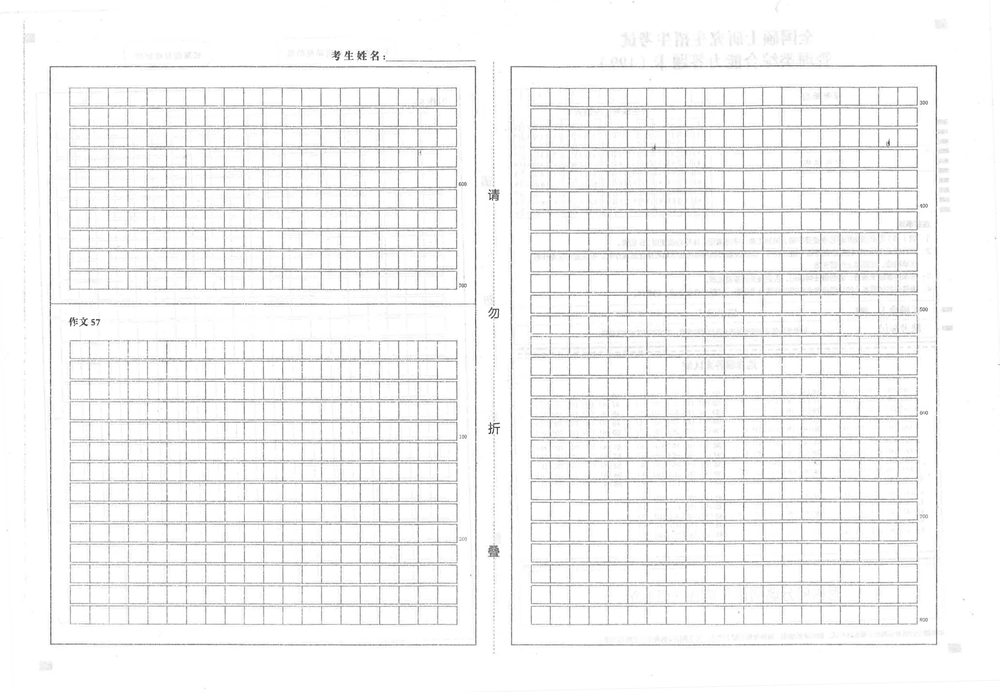
#> input picture templates/guanzong199/back.png, 1000 x 692 px, shrunk from 4606 x 3189 before the run
$ python back_align.py ../../templates/guanzong199/back.png ../../templates/guanzong199/front.png
#> lines starting #> are read from the running program, lines starting #| are printed output that depends on the picture; after the words box and inside, x2 and y2 are one past the last pixel; in counts of white or black regions, pixels touching at a corner belong together
#> in main, gray is the input picture: shape (692, 1000); min 54, max 255, mean 243.7
"""可行性验证：无定位块的背面，用大外框定位 + 纠偏。

步骤：
1. 二值化 → 找面积最大的若干个四边形轮廓（作文大外框）→ 取角点
2. 用真实背面图纠偏后作为“模板”
3. 对模板施加随机旋转/平移/缩放（模拟进纸歪斜），再用同样方法找外框，
   求单应矩阵对齐回模板，统计对齐误差（mm）
用法: python back_align.py <背面图.png> <输出目录>
"""
import sys
from pathlib import Path

import cv2
import numpy as np

DPI = 200
MM = DPI / 25.4


def find_frames(gray, k=2):
    """返回面积最大的 k 个四边形外框，每个为 4x2 角点（按 左上、右上、右下、左下 排序），整体按 x 排序。"""
#> called with k = 2
    blur = cv2.GaussianBlur(gray, (3, 3), 0)
    bw = cv2.adaptiveThreshold(blur, 255, cv2.ADAPTIVE_THRESH_MEAN_C, cv2.THRESH_BINARY_INV, 51, 15)
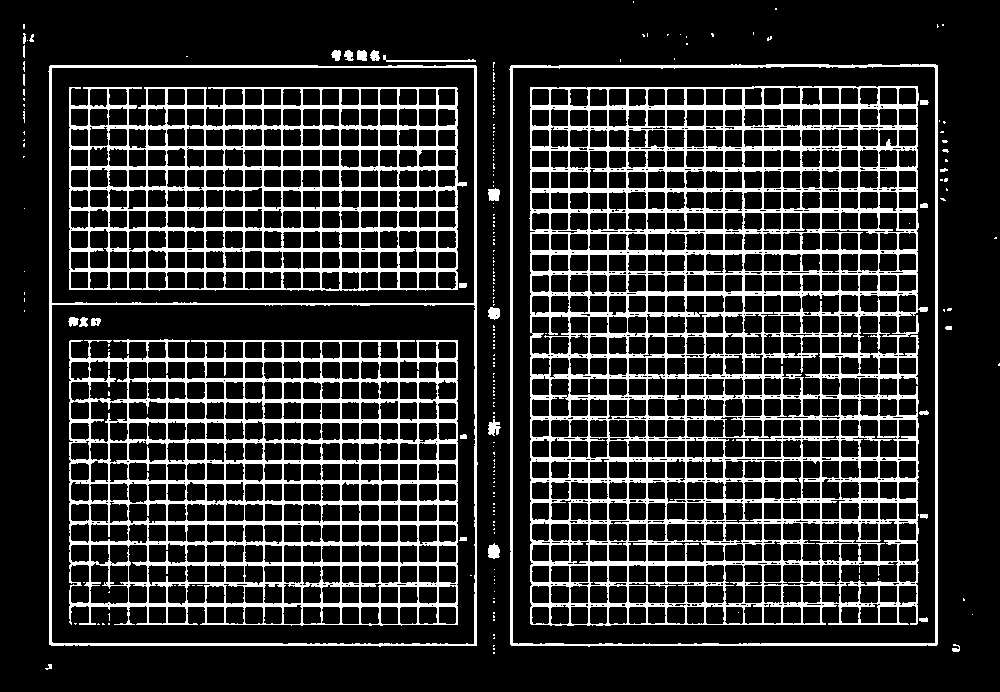
#> bw: shape (692, 1000); 18.2% white; 223 white regions (190 under 20 px), largest, box (x1, y1, x2, y2) and area: (529, 86, 928, 626) 58645, (69, 339, 458, 626) 30020, (69, 87, 467, 291) 22527
    # 闭运算接上虚断的细线
    bw = cv2.morphologyEx(bw, cv2.MORPH_CLOSE, np.ones((3, 3), np.uint8))
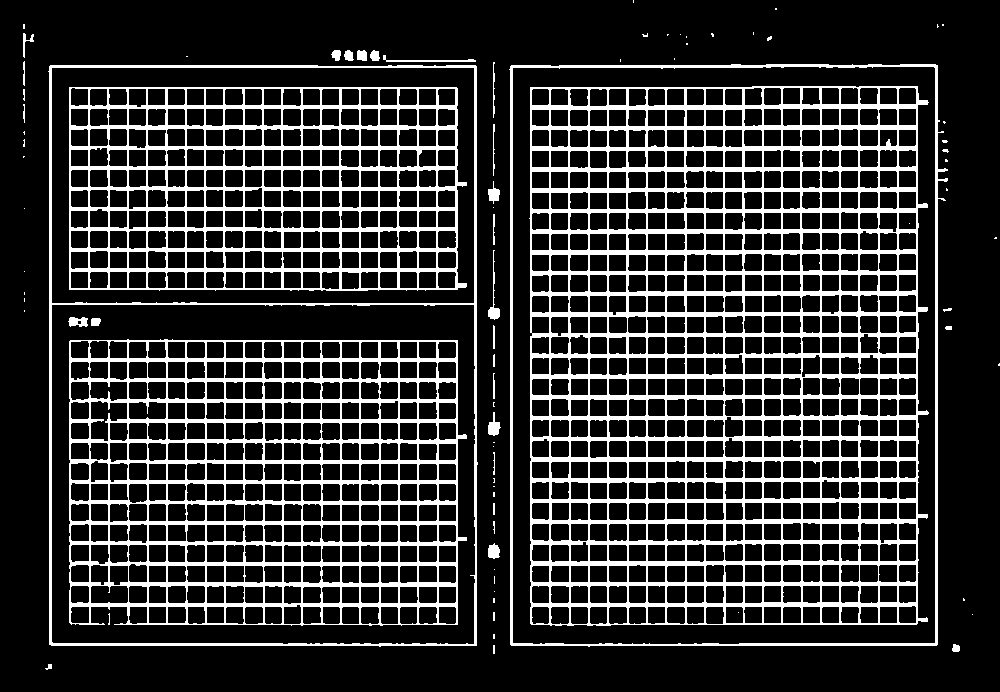
#> bw: shape (692, 1000); 19.2% white; 83 white regions (51 under 20 px)
    contours, _ = cv2.findContours(bw, cv2.RETR_LIST, cv2.CHAIN_APPROX_SIMPLE)
#> contours = 1080 contours, 63 with area under 20; largest, box (x1, y1, x2, y2) and area: (509, 64, 948, 647) 247827, (48, 65, 478, 647) 247568, (512, 66, 936, 645) 243913, (529, 86, 929, 626) 208268, (51, 304, 476, 645) 143510
    h, w = gray.shape
#> h = 692; w = 1000
    quads = []
    for c in contours:
        area = cv2.contourArea(c)
        if area < 0.08 * w * h:  # 外框至少占全页 8%
            continue
        approx = cv2.approxPolyDP(c, 0.01 * cv2.arcLength(c, True), True)
        if len(approx) != 4:
            continue
        quads.append((area, order(approx.reshape(4, 2).astype(np.float32))))
#> this loop made 1080 passes
#> area on passes 3, 9, 10: 40.5, 304, 307.5
#> after the loop, quads = 7 items
    # 同一个框会有内外两条轮廓，按中心去重保留外侧
    quads.sort(key=lambda t: -t[0])
    picked = []
    for area, q in quads:
        cen = q.mean(0)
        if all(np.linalg.norm(cen - p.mean(0)) > 50 * MM for p in picked):
            picked.append(q)
        if len(picked) == k:
            break
#> this loop made 2 passes
#> (area, q, cen) on passes 1 to 2: (247827, [[510, 66], [937, 65], [937, 644], [511, 645]], [723.8, 355]), (247567.5, [[50, 65], [476, 66], [476, 645], [49, 644]], [262.8, 355])
#> after the loop, picked = [[[510, 66], [937, 65], [937, 644], [511, 645]], [[50, 65], [476, 66], [476, 645], [49, 644]]]
    return sorted(picked, key=lambda q: q[:, 0].min())


def order(pts):
    s, d = pts.sum(1), np.diff(pts, axis=1).ravel()
    return np.array([pts[s.argmin()], pts[d.argmin()], pts[s.argmax()], pts[d.argmax()]], np.float32)


def skew_deg(q):
    (x0, y0), (x1, y1) = q[0], q[1]
    return np.degrees(np.arctan2(y1 - y0, x1 - x0))


def main(src, out):
    out = Path(out)
    out.mkdir(parents=True, exist_ok=True)
    gray = cv2.imread(src, cv2.IMREAD_GRAYSCALE)
    frames = find_frames(gray)
#> frames = [[[50, 65], [476, 66], [476, 645], [49, 644]], [[510, 66], [937, 65], [937, 644], [511, 645]]]
    print(f"原始背面：找到外框 {len(frames)} 个，倾斜角 " + ", ".join(f"{skew_deg(q):+.2f}°" for q in frames))
#| 原始背面：找到外框 2 个，倾斜角 +0.13°, -0.13°

    # 1) 纠偏得到模板：用两个外框 8 个角点拟合“轴对齐”的目标位置
    src_pts = np.vstack(frames)
#> src_pts = [[50, 65], [476, 66], [476, 645], [49, 644], [510, 66], [937, 65], [937, 644], [511, 645]]
    ang = np.mean([skew_deg(q) for q in frames])
#> ang = 0.000157
    M = cv2.getRotationMatrix2D((gray.shape[1] / 2, gray.shape[0] / 2), ang, 1.0)
#> M = [[1, 2.75e-06, -0.000951], [-2.75e-06, 1, 0.00137]]
    tpl = cv2.warpAffine(gray, M, (gray.shape[1], gray.shape[0]), borderValue=255)
    tpl_frames = find_frames(tpl)
#> the loop in find_frames (call 2), `for c in contours:` made 1080 passes
#> the loop in find_frames (call 2), `for area, q in quads:` made 2 passes
#> tpl_frames has the same summary as frames
    tpl_pts = np.vstack(tpl_frames)
#> tpl_pts has the same summary as src_pts
    print(f"纠偏后模板：倾斜角 " + ", ".join(f"{skew_deg(q):+.2f}°" for q in tpl_frames))
#| 纠偏后模板：倾斜角 +0.13°, -0.13°
    cv2.imwrite(str(out / "back-template.png"), tpl)

    # 2) 随机扰动 → 重新定位 → 对齐误差
    rng = np.random.default_rng(42)
    h, w = tpl.shape
#> h = 692; w = 1000
    errs = []
    for i in range(20):
        a = rng.uniform(-3, 3)
        s = rng.uniform(0.98, 1.02)
        tx, ty = rng.uniform(-8, 8, 2) * MM
        P = cv2.getRotationMatrix2D((w / 2, h / 2), a, s)
        P[:, 2] += (tx, ty)
        img = cv2.warpAffine(tpl, P, (w, h), borderValue=255)
        img = cv2.add(img, rng.normal(0, 6, img.shape).astype(np.int16).clip(0, 255).astype(np.uint8) // 4)
        fr = find_frames(img)
        if len(fr) != 2:
            print(f"  #{i}: 外框只找到 {len(fr)} 个 ✗")
            errs.append(np.inf)
            continue
        H, _ = cv2.findHomography(np.vstack(fr), tpl_pts)
        # 误差：取模板上一组网格检查点，正向扰动后再用 H 映射回来
        gx, gy = np.meshgrid(np.linspace(0.1 * w, 0.9 * w, 9), np.linspace(0.1 * h, 0.9 * h, 7))
        chk = np.stack([gx.ravel(), gy.ravel()], 1).astype(np.float32)
        moved = cv2.transform(chk[None], P)[0]
        back = cv2.perspectiveTransform(moved[None], H)[0]
        e = np.linalg.norm(back - chk, axis=1).max() / MM
        errs.append(e)
        if i == 0:
            aligned = cv2.warpPerspective(img, H, (w, h), borderValue=255)
            cv2.imwrite(str(out / "perturbed-0.png"), img)
            cv2.imwrite(str(out / "aligned-0.png"), aligned)
            diff = cv2.absdiff(aligned, tpl)
            cv2.imwrite(str(out / "diff-0.png"), 255 - diff)
        print(f"  #{i:02d}: 旋转 {a:+.2f}° 缩放 {s:.3f} 平移 ({tx / MM:+.1f},{ty / MM:+.1f})mm → 最大对齐误差 {e:.3f} mm")
#> this loop made 20 passes
#> e on passes 1 to 12: 0.337, 25.87, 0.141, 0.153, 0.129, 3.35, 25.78, 0.2, 0.105, 0.262, 0.092, 0.129
#> fr on pass 19: [[[474, 86], [902, 107], [873, 691], [444, 669]]]
#|   #00: 旋转 +1.64° 缩放 0.998 平移 (+5.7,+3.2)mm → 最大对齐误差 0.337 mm
#|   #01: 旋转 +0.10° 缩放 1.003 平移 (+2.9,-3.6)mm → 最大对齐误差 25.870 mm
#|   #02: 旋转 -1.30° 缩放 0.988 平移 (-5.9,+2.2)mm → 最大对齐误差 0.141 mm
#|   #03: 旋转 -1.33° 缩放 0.991 平移 (-0.2,-6.7)mm → 最大对齐误差 0.153 mm
#|   #04: 旋转 +1.14° 缩放 0.993 平移 (+1.3,-0.8)mm → 最大对齐误差 0.129 mm
#|   #05: 旋转 -2.60° 缩放 0.997 平移 (-2.6,+4.8)mm → 最大对齐误差 3.353 mm
#|   #06: 旋转 -2.69° 缩放 1.011 平移 (+1.3,-7.8)mm → 最大对齐误差 25.782 mm
#|   #07: 旋转 -0.46° 缩放 0.982 平移 (+2.3,+4.8)mm → 最大对齐误差 0.200 mm
#> (further printed lines are left out)
#> pass 1, in main, `img = cv2.warpAffine(tpl, P, (w, h), borderValue=255)`:
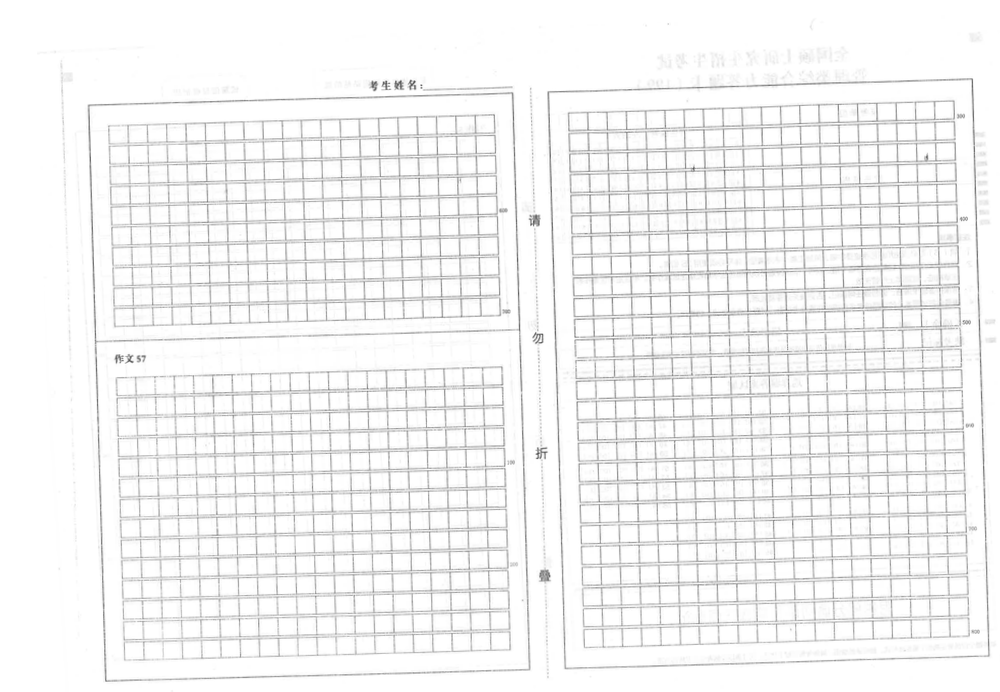
#> img: shape (692, 1000); min 82, max 255, mean 243.8
#> pass 1, in find_frames (call 3), `bw = cv2.adaptiveThreshold(blur, 255, cv2.ADAPTIVE_THRESH_MEAN_C, cv2...`:
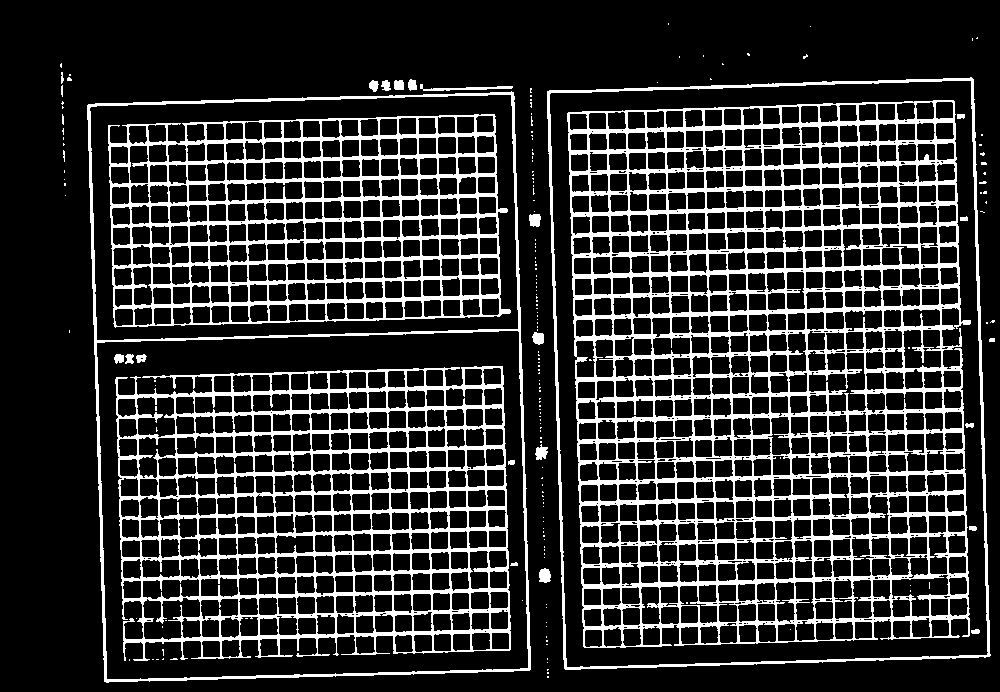
#> bw: shape (692, 1000); 18.5% white; 187 white regions (160 under 20 px), largest, box (x1, y1, x2, y2) and area: (567, 100, 971, 648) 60302, (115, 366, 511, 661) 29838, (108, 114, 511, 328) 22444
#> after the loop:
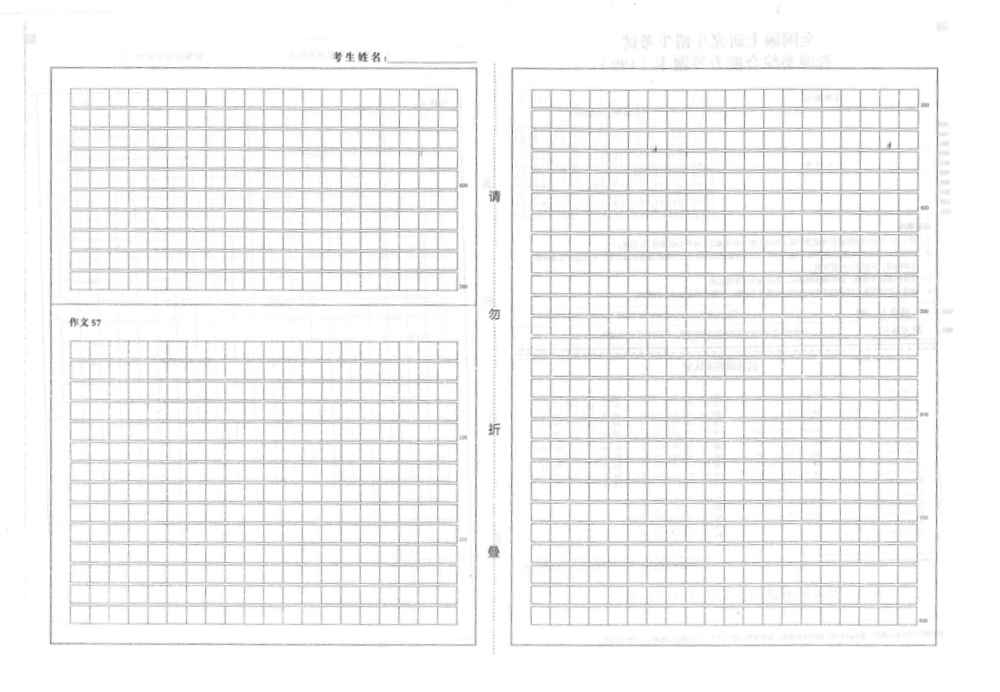
#> aligned: shape (692, 1000); min 89, max 255, mean 244
#> after the loop:
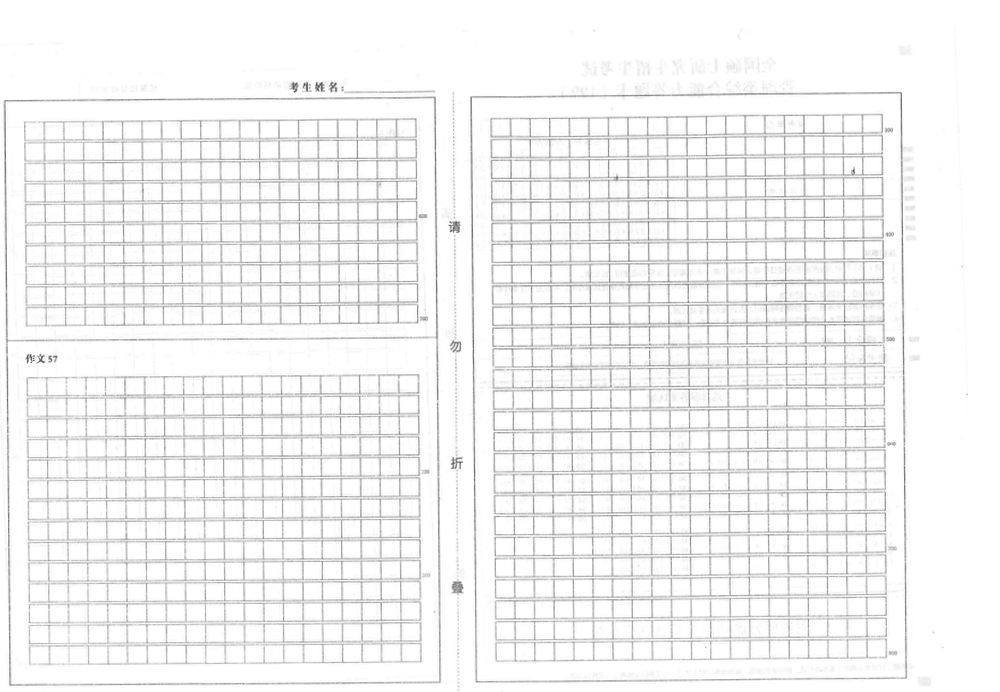
#> img: shape (692, 1000); min 74, max 255, mean 243.7
#> after the loop, errs = [0.337, 25.87, 0.141, 0.153, 0.129, 3.35, 25.78, 0.2, 0.105, 0.262, 0.092, 0.129, 0.12, 3.33, 0.203, 35.11, 35.1, 0.219, inf, 0.169]
    ok = [e for e in errs if np.isfinite(e)]
#> ok = [0.337, 25.87, 0.141, 0.153, 0.129, 3.35, 25.78, 0.2, 0.105, 0.262, 0.092, 0.129, 0.12, 3.33, 0.203, 35.11, 35.1, 0.219, 0.169]
    print(f"成功 {len(ok)}/20，最大误差 {max(ok):.3f} mm，平均 {np.mean(ok):.3f} mm")
#| 成功 19/20，最大误差 35.113 mm，平均 6.885 mm


if __name__ == "__main__":
    main(sys.argv[1], sys.argv[2])
